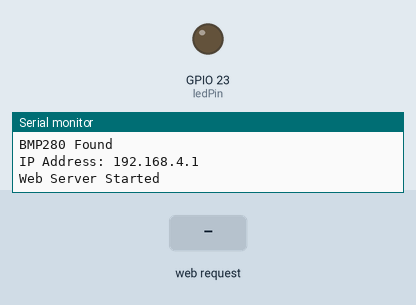
Simulated run of this program. Board: ESP32. Parts: output pins drawn as LEDs (lit = HIGH), the last lines printed to the serial monitor. The test bench sets the inputs (shaded band).

Above: at 1.2 s.
1.3 s: HTTP request GET /on received
At 2.2 s:
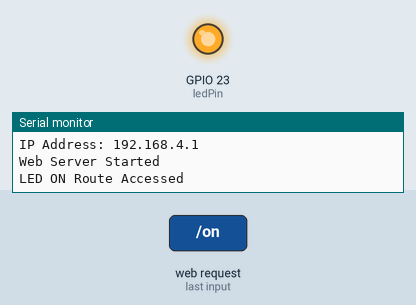
2.8 s: HTTP request GET /off received
At 3.3 s:
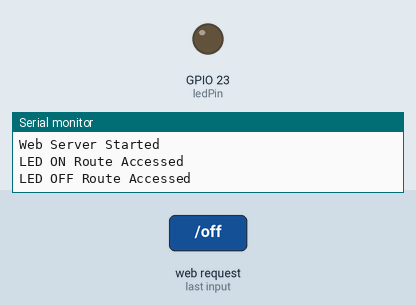
Timing chart, 0 to 5.8 s (numbered marks = the images above; inputs shaded):
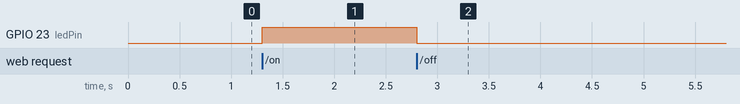

Measured:
- after the input at 1.3 s, GPIO 23 (ledPin): LOW → HIGH at once
- after the input at 2.8 s, GPIO 23 (ledPin): HIGH → LOW at once

The program:

main.cpp
```cpp
#include <Arduino.h>
#include <Wire.h>
#include <Adafruit_Sensor.h>
#include <Adafruit_BMP280.h>
#include <WiFi.h>
#include <WebServer.h>

Adafruit_BMP280 bmp;


float temperature;

const char* ssid = "BestWifiEver";
const char* password = "password123";

const int ledPin = 23;

WebServer server(80);
// Paste the webpage code here
const char webpage[] PROGMEM = R"rawliteral(

<!DOCTYPE html>
<html>

<head>

<meta charset="UTF-8">
<meta name="viewport" content="width=device-width, initial-scale=1.0">

<meta http-equiv="refresh" content="5">

<title>ESP32 Environmental Monitor</title>

<style>

body{
    font-family:Arial,sans-serif;
    background:linear-gradient(
        135deg,
        #1E3C72,
        #2A5298
    );
    color:white;
    text-align:center;
    margin:0;
    padding:20px;
}

.container{
    max-width:800px;
    margin:auto;
}

.card{
    background:rgba(
        255,
        255,
        255,
        0.15
    );

    padding:25px;
    border-radius:15px;

    box-shadow:
    0px 4px 12px rgba(
        0,
        0,
        0,
        0.3
    );
}

.value{
    font-size:42px;
    font-weight:bold;
    color:#FFD54F;
}

button{

    width:180px;
    height:60px;

    margin:10px;

    font-size:20px;

    border:none;

    border-radius:10px;

    cursor:pointer;
}

.on{
    background:#4CAF50;
    color:white;
}

.off{
    background:#F44336;
    color:white;
}

.info{
    margin-top:20px;
}

</style>

</head>

<body>

<div class="container">

<h1>🌎 ESP32 Environmental Monitor</h1>

<div class="card">

<h2>Temperature</h2>

<p class="value">
TEMP_PLACEHOLDER
</p>

</div>

<br>

<button class="on"
onclick="location.href='/on'">
LED ON
</button>

<button class="off"
onclick="location.href='/off'">
LED OFF
</button>

<div class="info">

<p>
SSID: ESP32_Lab7
</p>

<p>
IP Address: 192.168.4.1
</p>

</div>

</div>

</body>

</html>

)rawliteral";

void handleRoot()
{
  temperature = bmp.readTemperature();
  String page = webpage;
  page.replace("TEMP_PLACEHOLDER", String(temperature));
  server.send(200, "text/html", page);
}

void handleLEDOn()
{
  Serial.println("LED ON Route Accessed");
	  digitalWrite(ledPin, HIGH);
	    server.sendHeader("Location", "/" );
	    server.send(303);
}
void handleLEDOff()
{
  Serial.println("LED OFF Route Accessed");
	  digitalWrite( ledPin, LOW );
	    server.sendHeader("Location", "/" );
	    server.send(303);
}

void setup()
{
  Serial.begin(115200);
  Serial.println("Program Started");

  Wire.begin();

    if(bmp.begin(0x76))
    {
      Serial.println("BMP280 Found");
      }
    else
    {
      Serial.println("BMP280 Not Found");
   }

  WiFi.softAP(ssid, password);
    Serial.print("IP Address: ");
    Serial.println(WiFi.softAPIP());

  server.on( "/", handleRoot );
  server.on("/on", handleLEDOn);
  server.on("/off", handleLEDOff);

  server.begin();
    Serial.println("Web Server Started");

  pinMode( ledPin, OUTPUT);

  // BMP280 code
	// LED code
	// Wi-Fi code
	// Routes
	// Server start
}
void loop(){
   server.handleClient();
   // Handles client requests
}
```
